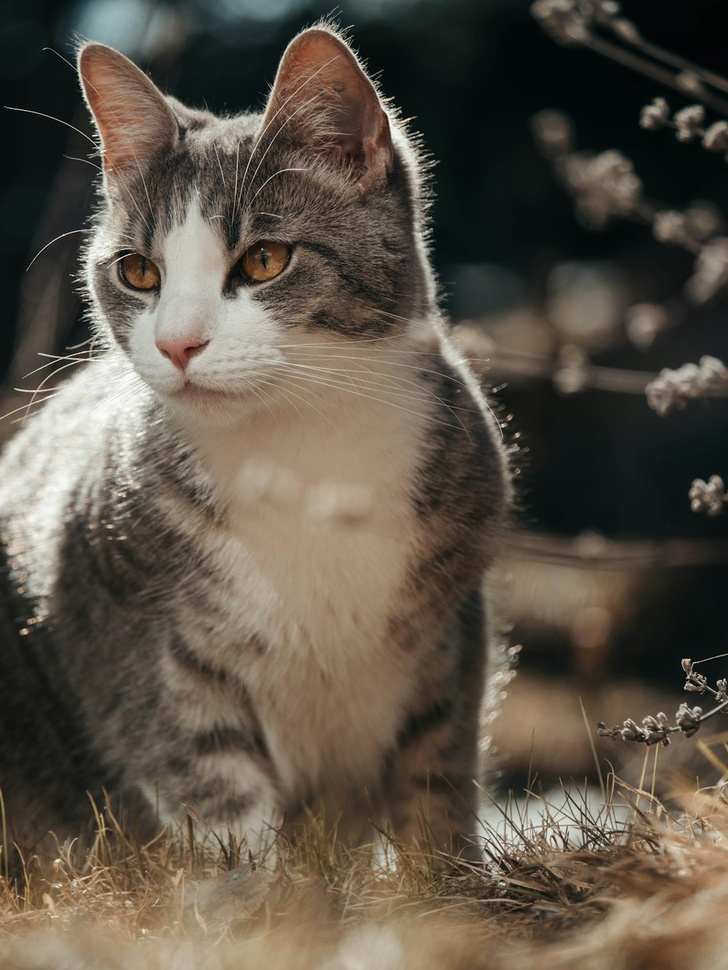
#> input picture img/cat.jpg, 728 x 970 px, shrunk from 1000 x 1333 before the run
$ python Gradients.py
#> lines starting #> are read from the running program, lines starting #| are printed output that depends on the picture; after the words box and inside, x2 and y2 are one past the last pixel; in counts of white or black regions, pixels touching at a corner belong together
import cv2 as cv
import numpy as np

img = cv.imread('img/cat.jpg')
#> img is the input picture: shape (970, 728, 3); mean B, G, R 70.9, 83, 92.1
cv.imshow('cat', img)

gray = cv.cvtColor(img, cv.COLOR_BGR2GRAY)
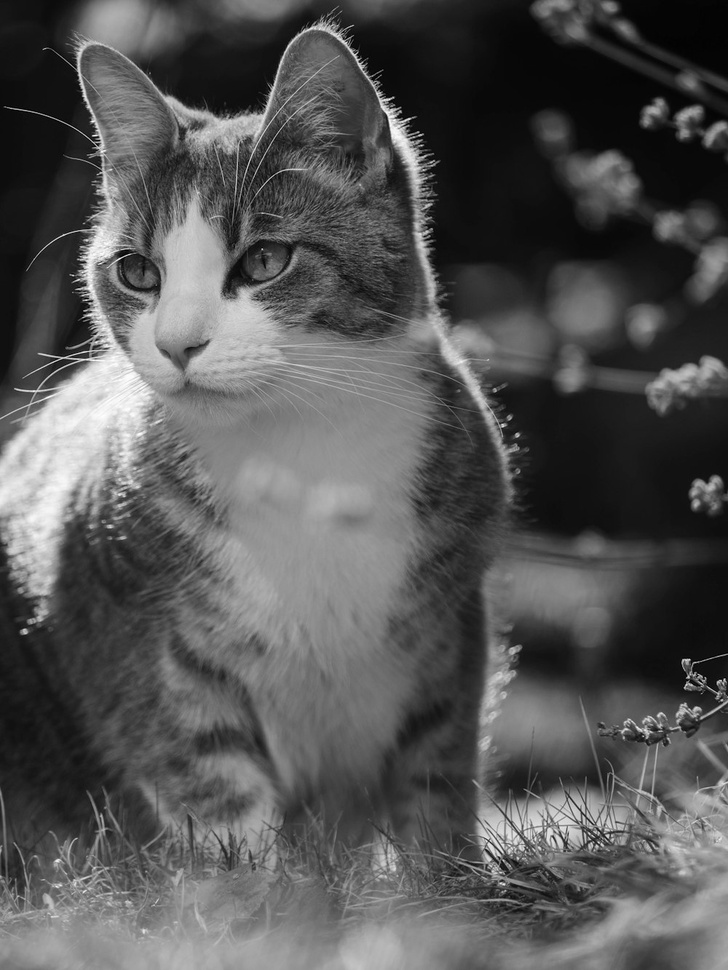
#> gray: shape (970, 728); min 0, max 255, mean 84.3
cv.imshow('gray', gray)

#Laplacian
lap = cv.Laplacian(gray, cv.CV_64F)
lap = np.uint8(np.absolute(lap))
cv.imshow('Laplacian',lap)

#Sabel
sobelx = cv.Sobel(gray, cv.CV_64F,1,0)
sobely = cv.Sobel(gray, cv.CV_64F,0,1)

cv.imshow('Sobel X', sobelx)
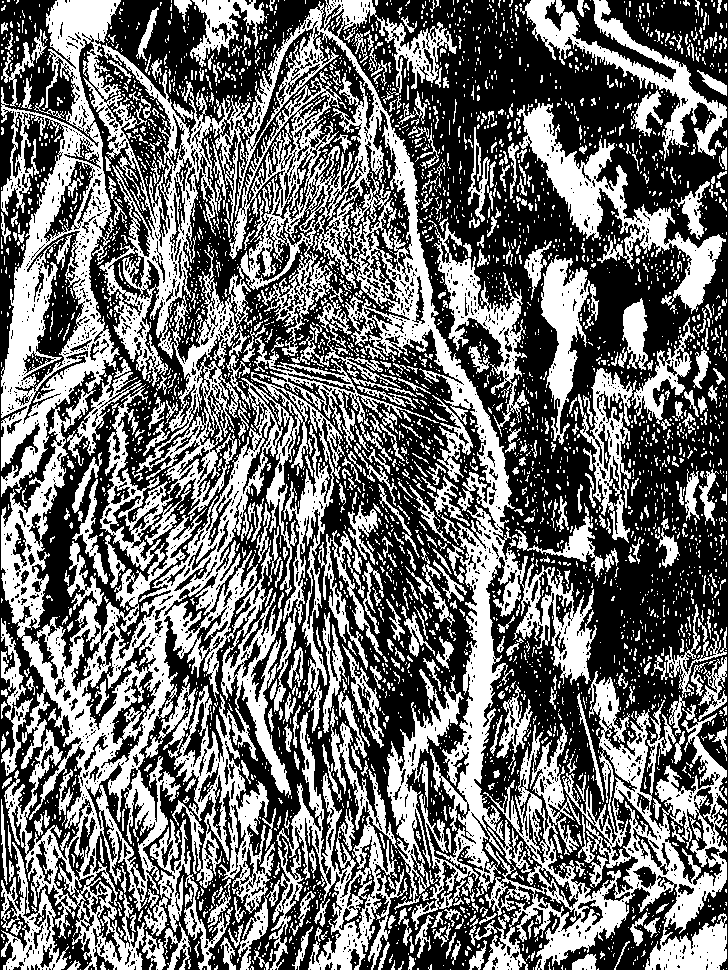
#> window 'Sobel X': shape (970, 728); 43.5% white; 4021 white regions (3422 under 20 px), largest, box (x1, y1, x2, y2) and area: (1, 0, 597, 970) 147435, (483, 671, 727, 970) 26261, (276, 706, 408, 970) 9579
cv.imshow('Sobel Y', sobely)
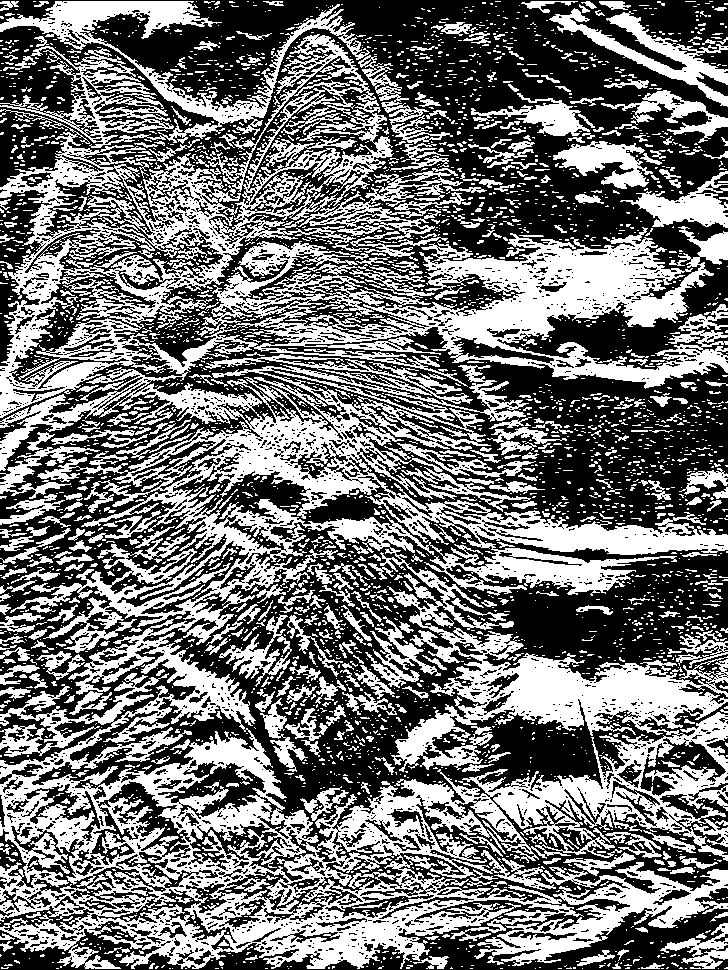
#> window 'Sobel Y': shape (970, 728); 45.1% white; 3474 white regions (2961 under 20 px), largest, box (x1, y1, x2, y2) and area: (0, 34, 728, 969) 220338, (0, 1, 370, 148) 12744, (474, 862, 728, 966) 7827

combined = cv.bitwise_or(sobelx, sobely)
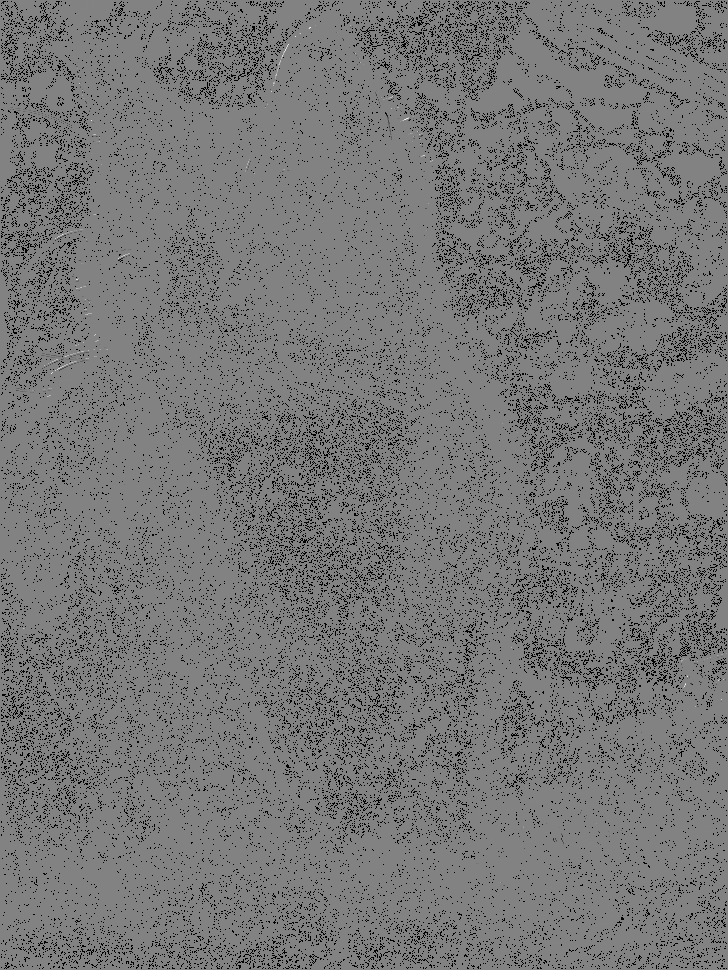
#> combined: shape (970, 728) float64; 8.74% of the values are NaN or infinite; the others: min -130560, max 124416, mean -60.09; drawn with min black, max white, NaN and infinite black
cv.imshow('combined', combined)
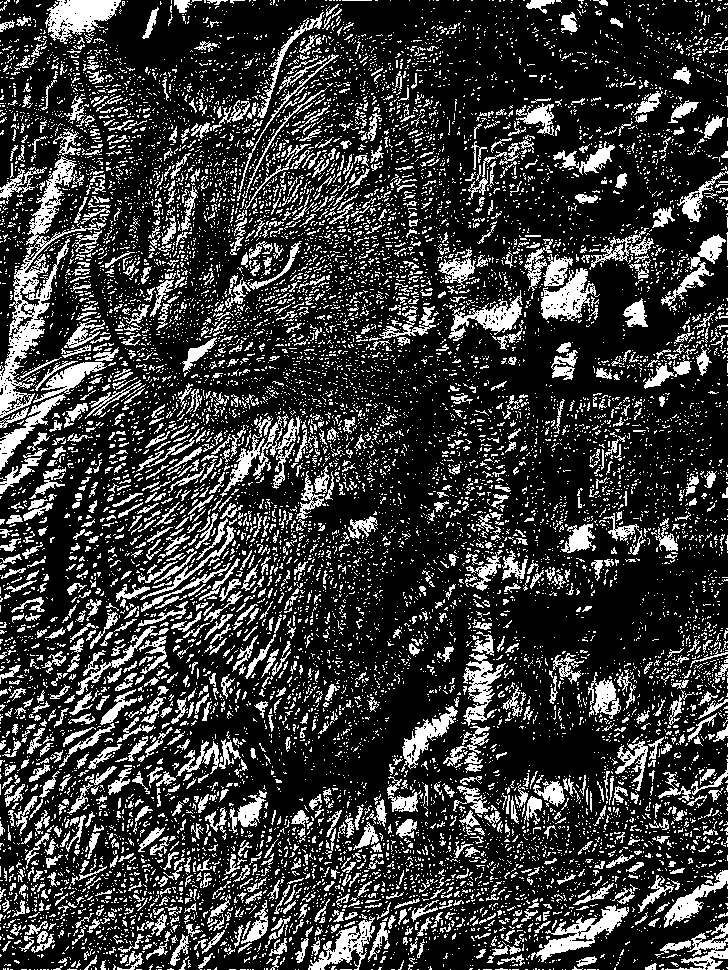
#> window 'combined': shape (970, 728); 22.5% white in thin lines or dots

canny = cv.Canny(gray, 150,175)
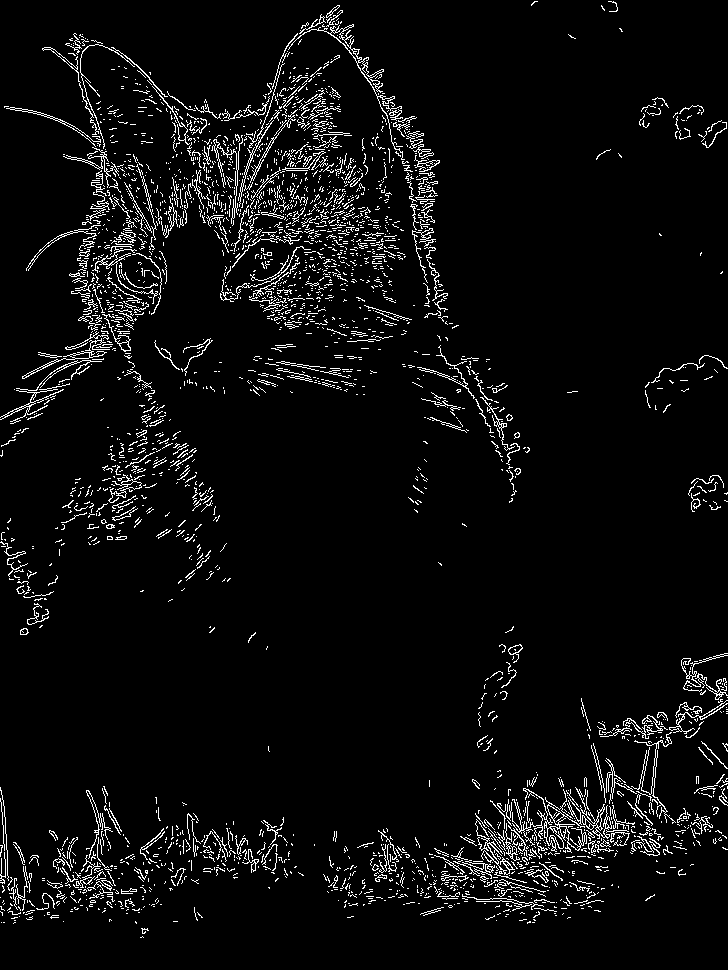
#> canny: shape (970, 728); 4.9% white in thin lines or dots
cv.imshow('canny', canny)

cv.waitKey(0)

$ run again, with img/pfp.jpg copied over img/cat.jpg
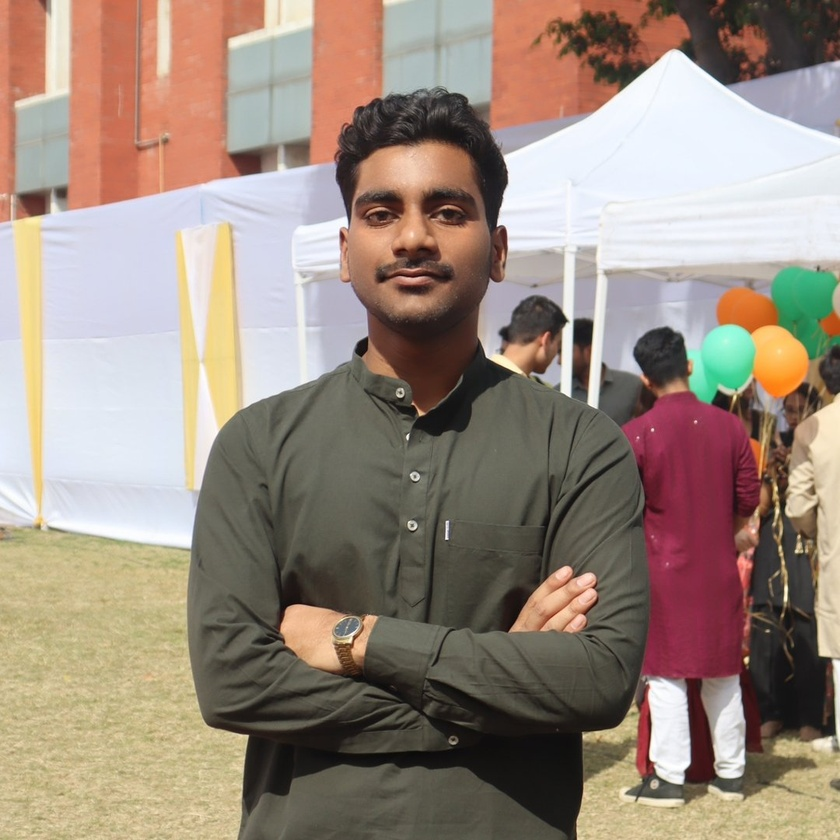
#> input picture img/pfp.jpg, 840 x 840 px, shrunk from 1080 x 1080 before the run
#> img is the input picture: shape (840, 840, 3); mean B, G, R 126.1, 138.7, 154.9
#> `cv.imshow('Sobel X', sobelx)`:
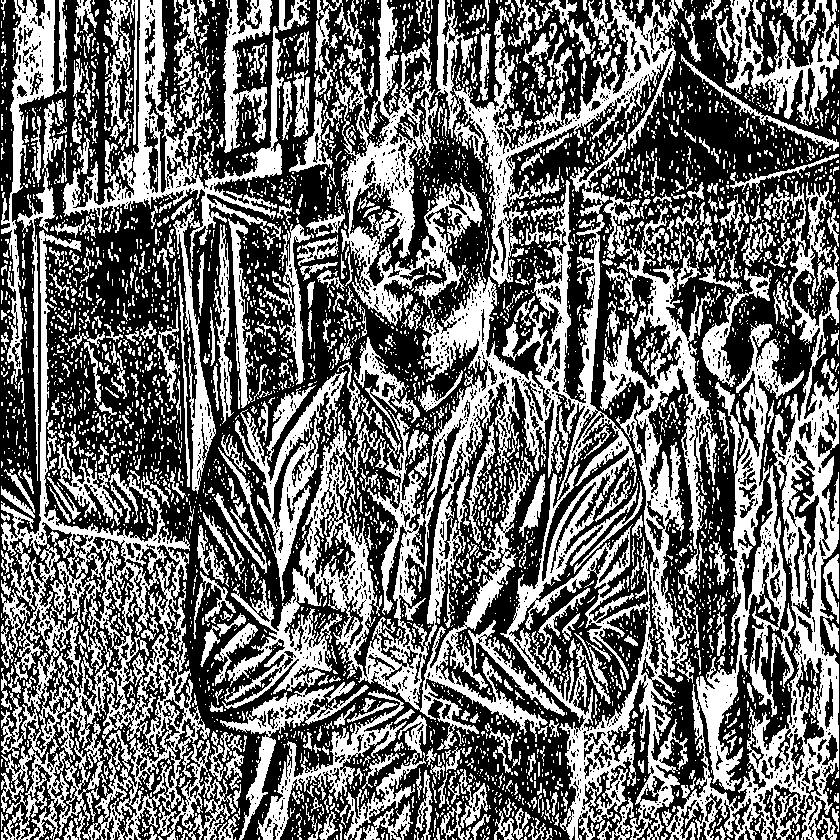
#> window 'Sobel X': shape (840, 840); 42.7% white; 4427 white regions (3643 under 20 px), largest, box (x1, y1, x2, y2) and area: (222, 180, 718, 840) 70167, (1, 230, 210, 840) 29615, (662, 182, 839, 840) 21082
#> `canny = cv.Canny(gray, 150,175)`:
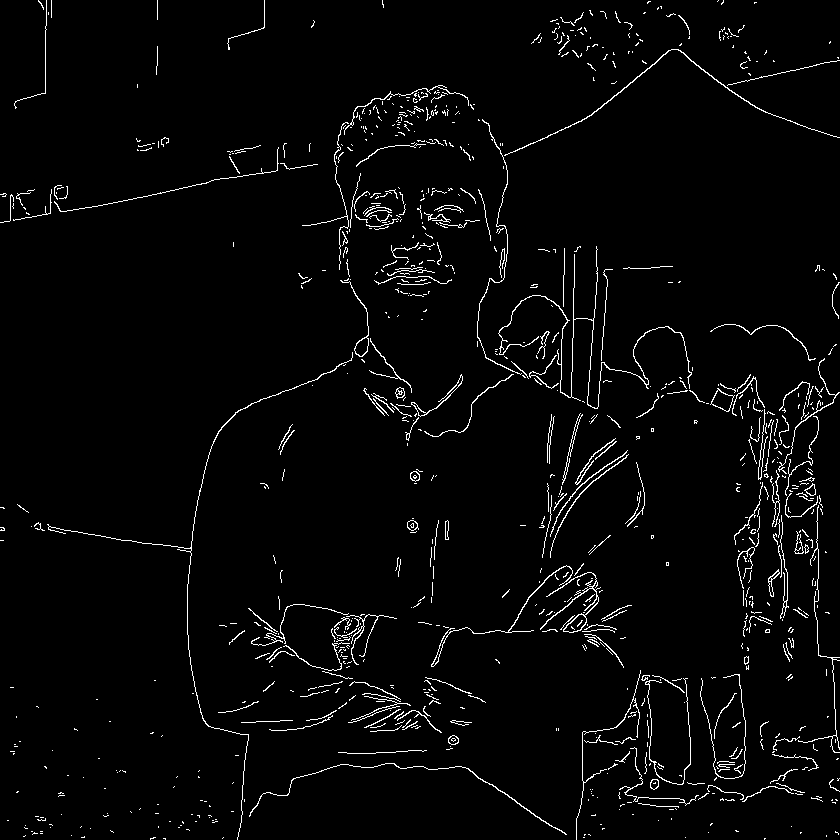
#> canny: shape (840, 840); 2.8% white in thin lines or dots

$ run again, with img/us.jpg copied over img/cat.jpg
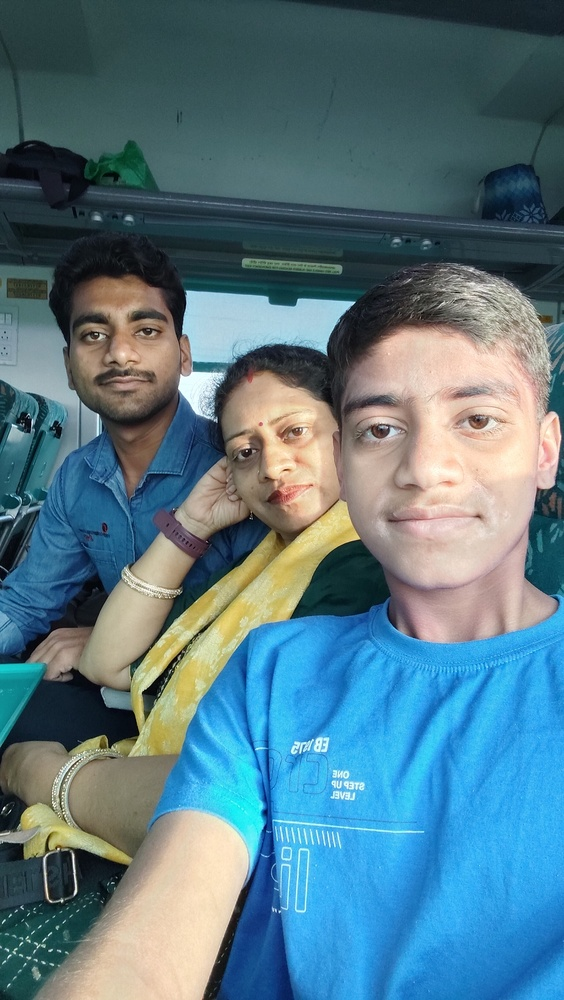
#> input picture img/us.jpg, 564 x 1000 px, shrunk from 1840 x 3264 before the run
#> img is the input picture: shape (1000, 564, 3); mean B, G, R 132.7, 120.6, 87.6
#> `cv.imshow('Sobel X', sobelx)`:
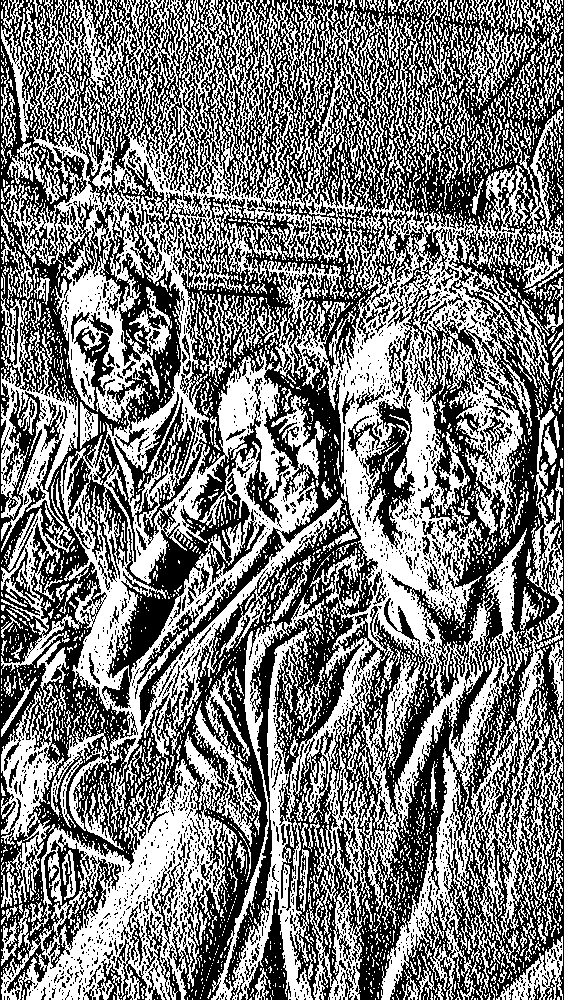
#> window 'Sobel X': shape (1000, 564); 48.4% white; 3811 white regions (3339 under 20 px), largest, box (x1, y1, x2, y2) and area: (1, 0, 563, 1000) 187137, (1, 669, 261, 1000) 24068, (1, 640, 69, 904) 5274
#> `canny = cv.Canny(gray, 150,175)`:
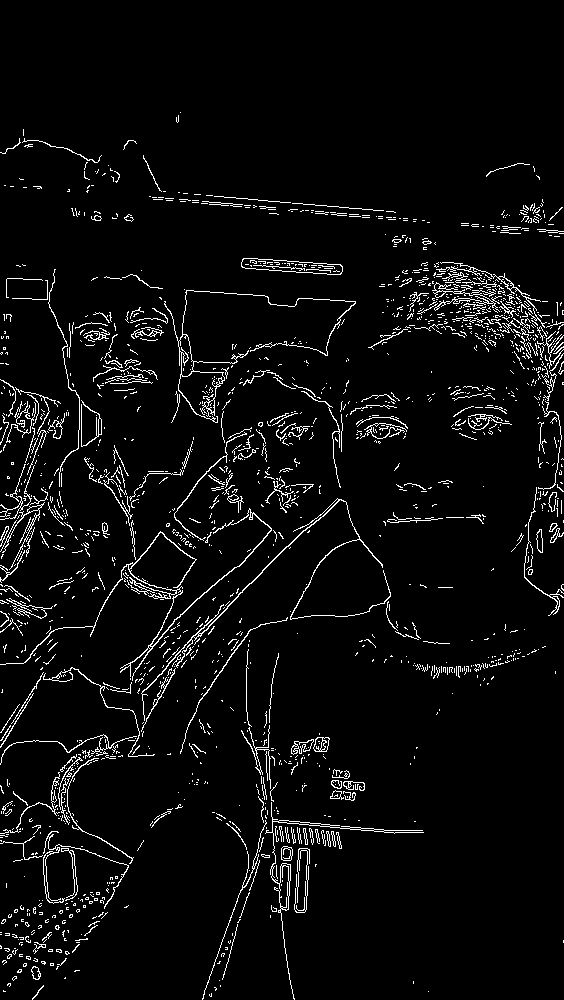
#> canny: shape (1000, 564); 4.5% white in thin lines or dots, all inside (x1, y1, x2, y2) = (0, 112, 564, 1000)
